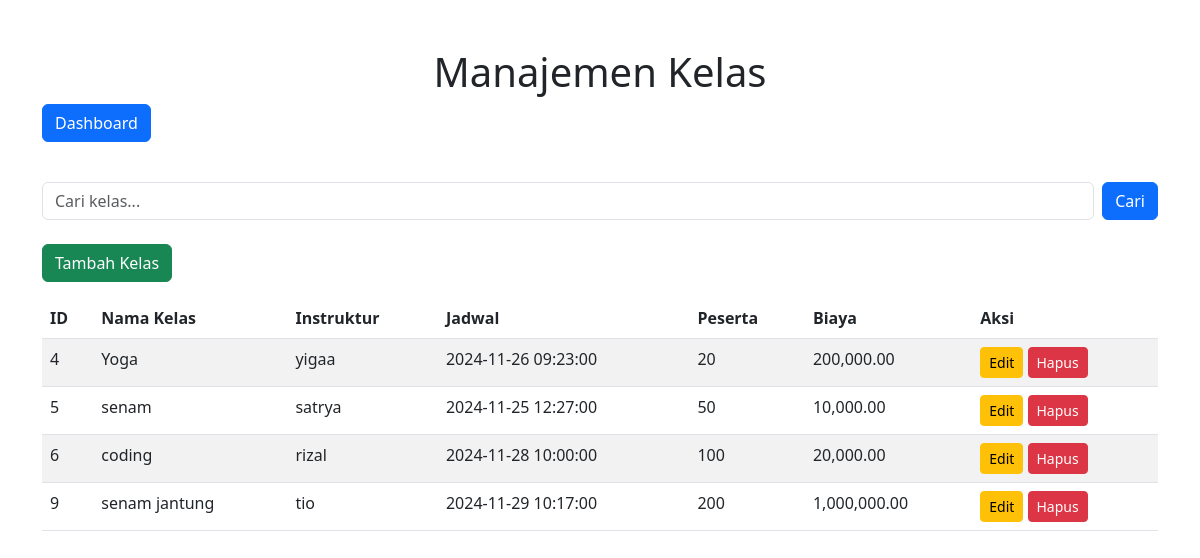
Page /admin/kelas.php (signed in) on the committed database.
### tables this page shows
CREATE TABLE `kelas` (
  `id` int(11) NOT NULL,
  `nama_kelas` varchar(100) NOT NULL,
  `nama_instruktur` varchar(100) NOT NULL,
  `jadwal` datetime NOT NULL,
  `peserta` int(11) NOT NULL DEFAULT 0,
  `biaya` decimal(10,2) NOT NULL
);

### admin/kelas.php (the view, shortened to what this page needs)
<?php
include '../config/koneksi.php';
$search = isset($_GET['search']) ? $_GET['search'] : '';
$result = $conn->query("SELECT * FROM kelas WHERE nama_kelas LIKE '%$search%'");
?>
<!DOCTYPE html>
<html lang="en">
<head>
    <link href="https://cdn.jsdelivr.net/npm/bootstrap@5.3.0/dist/css/bootstrap.min.css" rel="stylesheet">
</head>
<body>
    <div class="container mt-5">
        <h1 class="text-center">Manajemen Kelas</h1>
        <a href="admin_dashboard.php" class="btn btn-primary mb-3">Dashboard</a>
        <form class="d-flex my-4" method="GET" action="kelas.php">
            <input class="form-control me-2" type="search" name="search" placeholder="Cari kelas..." value="<?= htmlspecialchars($search) ?>">
            <button class="btn btn-primary" type="submit">Cari</button>
        </form>
        <button class="btn btn-success mb-3" data-bs-toggle="modal" data-bs-target="#addModal">Tambah Kelas</button>
        <table class="table table-striped">
            <thead>
                <tr>
                    <th>ID</th>
                    <th>Nama Kelas</th>
                    <th>Instruktur</th>
                    <th>Jadwal</th>
                    <th>Peserta</th>
                    <th>Biaya</th>
                    <th>Aksi</th>
                </tr>
            </thead>
            <tbody>
                <?php while ($row = $result->fetch_assoc()): ?>
                    <tr>
                        <td><?= $row['id'] ?></td>
                        <td><?= htmlspecialchars($row['nama_kelas']) ?></td>
                        <td><?= htmlspecialchars($row['nama_instruktur']) ?></td>
                        <td><?= $row['jadwal'] ?></td>
                        <td><?= $row['peserta'] ?></td>
                        <td><?= number_format($row['biaya'], 2) ?></td>
                        <td>
                            <button class="btn btn-warning btn-sm" data-bs-toggle="modal" data-bs-target="#editModal<?= $row['id'] ?>">Edit</button>
                            <form method="POST" action="kelas.php" class="d-inline">
                                <button class="btn btn-danger btn-sm" onclick="confirmDelete(event)">Hapus</button>
                            </form>
                        </td>
                    </tr>
                <?php endwhile; ?>
            </tbody>
        </table>
    </div>
</body>
</html>

### rows in the picture
kelas: id "4", nama_kelas "Yoga", nama_instruktur "yigaa", jadwal "2024-11-26 09:23:00", peserta "20", biaya "200,000.00"
kelas: id "5", nama_kelas "senam", nama_instruktur "satrya", jadwal "2024-11-25 12:27:00", peserta "50", biaya "10,000.00"
kelas: id "6", nama_kelas "coding", nama_instruktur "rizal", jadwal "2024-11-28 10:00:00", peserta "100", biaya "20,000.00"
kelas: id "9", nama_kelas "senam jantung", nama_instruktur "tio", jadwal "2024-11-29 10:17:00", peserta "200", biaya "1,000,000.00"
